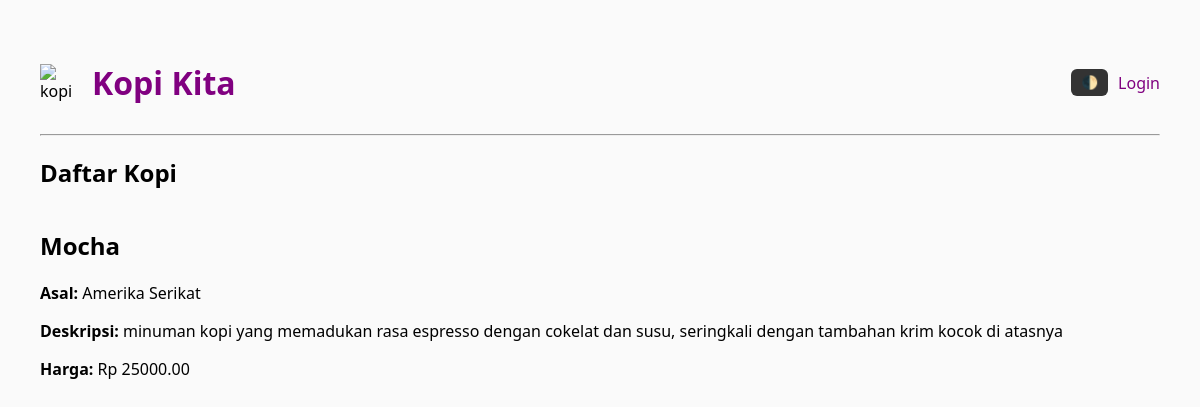
Page /kopi/5/ on the committed database.
### katalog/models.py (models this page shows, shortened)
class Kopi(models.Model):
    nama = models.CharField(max_length=100)
    asal = models.CharField(max_length=100)
    deskripsi = models.TextField()
    harga = models.DecimalField(max_digits=8, decimal_places=2)
    gambar = models.ImageField(upload_to='gambar_kopi/', blank=True, null=True)  # Tambahan

### katalog/views.py (the view)
# urls.py: path('kopi/<int:pk>/', views.detail_kopi, name='detail_kopi'),
def detail_kopi(request, pk):
    kopi = get_object_or_404(Kopi, pk=pk)
    return render(request, 'katalog/detail_kopi.html', {'kopi': kopi})

### katalog/templates/katalog/detail_kopi.html (shortened to what this page needs)
{% extends 'katalog/base.html' %}
{% block content %}
<h2>{{ kopi.nama }}</h2>
<p><strong>Asal:</strong> {{ kopi.asal }}</p>
<p><strong>Deskripsi:</strong> {{ kopi.deskripsi }}</p>
<p><strong>Harga:</strong> Rp {{ kopi.harga }}</p>
{% endblock %}

### katalog/templates/katalog/base.html (style rules this page uses)
body { font-family: 'Segoe UI', sans-serif; background-color: var(--bg); color: var(--text); margin: 40px; transition: background 0.3s, color 0.3s; }
:root { --bg: #fafafa; --text: #000; }

### rows in the picture
Kopi: nama "Mocha", asal "Amerika Serikat", deskripsi "minuman kopi yang memadukan rasa espresso dengan cokelat dan susu, seringkali dengan tambahan krim kocok di atasnya", harga "25000.00"
